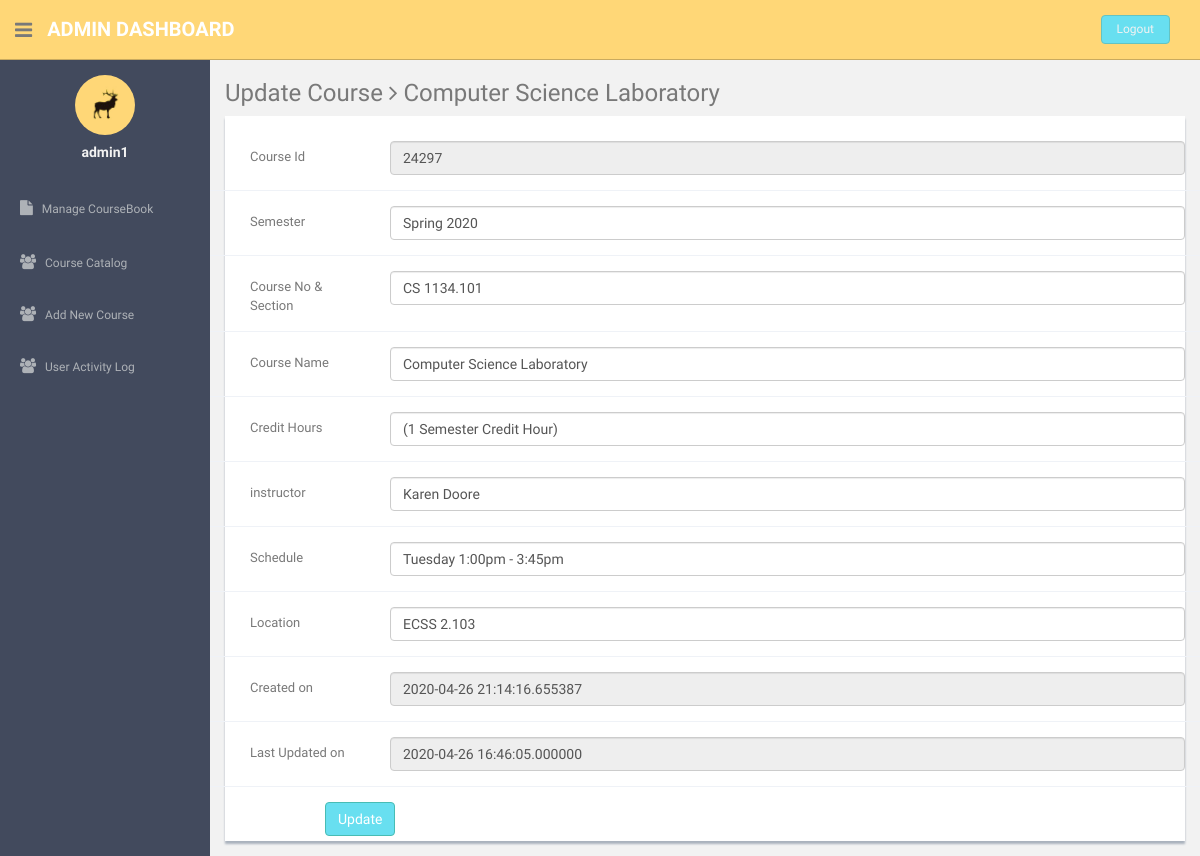
Screenshot of /admin/csc003_update_course.php?uid=1 (signed in) with the database file from the repository.
### tables this page shows
CREATE TABLE `cscourse` (
  `id` int(10) NOT NULL,
  `semester_year` varchar(100) NOT NULL,
  `course_num_section` varchar(100) NOT NULL,
  `course_id` varchar(100) NOT NULL,
  `course_title` varchar(500) NOT NULL,
  `credit_hours` varchar(100) NOT NULL,
  `instructor` varchar(100) NOT NULL,
  `day_time` varchar(100) NOT NULL,
  `place` varchar(100) NOT NULL,
  `time_created` datetime(6) NOT NULL DEFAULT current_timestamp(6),
  `time_updated` datetime(6) NOT NULL DEFAULT current_timestamp(6)
);

### admin/csc003_update_course.php (the view, shortened to what this page needs)
<?php
include'../dbconnection.php';
if (strlen($_SESSION['id']==0)) {
  header('location:../logout.php');
} else{
  ?>
  <!DOCTYPE html>
  <html lang="en">
  <head>
    <link href="css/bootstrap.css" rel="stylesheet">
    <link href="font-awesome/css/font-awesome.css" rel="stylesheet" />
    <link href="css/style.css" rel="stylesheet">
    <link href="css/style-responsive.css" rel="stylesheet">
  </head>
  <body>
    <section id="container" >
      <header class="header black-bg">
        <div class="sidebar-toggle-box">
          <div class="fa fa-bars tooltips" data-placement="right" data-original-title="Toggle Navigation"></div>
        </div>
        <a href="#" class="logo"><b>Admin Dashboard</b></a>
      <div class="top-menu">
        <ul class="nav pull-right top-menu">
          <li><a class="logout" href="../logout.php">Logout</a></li>
        </ul>
      </div>
    </header>
    <?php include("csc002_sidebar_nav.php");?>
    <?php $ret=mysqli_query($con,"select * from cscourse where id='".$_GET['uid']."'");
    while($row=mysqli_fetch_array($ret))
    {?>
      <section id="main-content">
        <section class="wrapper">
          <h3>Update Course <i class="fa fa-angle-right"></i> <?php echo $row['course_title'];?> </h3>
          <div class="row">
            <div class="col-md-12">
              <div class="content-panel">
                <form class="form-horizontal style-form" name="form1" method="post" action="" onSubmit="return valid();">
                  <div class="form-group">
                    <label class="col-sm-2 col-sm-2 control-label" style="padding-left:40px;">Course Id </label>
                    <div class="col-sm-10">
                      <input type="number" class="form-control" name="course_id" value="<?php echo $row['course_id'];?>" readonly required >
                    </div>
                  </div>
                  <div class="form-group">
                    <label class="col-sm-2 col-sm-2 control-label" style="padding-left:40px;">Semester </label>
                    <div class="col-sm-10">
                      <input type="text" class="form-control" name="semester_year" value="<?php echo $row['semester_year'];?>" required>
                    </div>
                  </div>
                  <div class="form-group">
                    <label class="col-sm-2 col-sm-2 control-label" style="padding-left:40px;">Course No & Section</label>
                    <div class="col-sm-10">
                      <input type="text" class="form-control" name="course_num_section" value="<?php echo $row['course_num_section'];?>" required>
                    </div>
                  </div>
                  <div class="form-group">
                    <label class="col-sm-2 col-sm-2 control-label" style="padding-left:40px;">Course Name</label>
                    <div class="col-sm-10">
                      <input type="text" class="form-control" name="course_title" value="<?php echo $row['course_title'];?>" required>
                    </div>
                  </div>
                  <div class="form-group">
                    <label class="col-sm-2 col-sm-2 control-label" style="padding-left:40px;">Credit Hours </label>
                    <div class="col-sm-10">
                      <input type="text" class="form-control" name="credit_hours" value="<?php echo $row['credit_hours'];?>" required>
                    </div>
                  </div>
                  <div class="form-group">
                    <label class="col-sm-2 col-sm-2 control-label" style="padding-left:40px;">instructor</label>
                    <div class="col-sm-10">
                      <input type="text" class="form-control" name="instructor" value="<?php echo $row['instructor'];?>"  required>
                    </div>
                  </div>
                  <div class="form-group">
                    <label class="col-sm-2 col-sm-2 control-label" style="padding-left:40px;">Schedule</label>
                    <div class="col-sm-10">
                      <input type="text" class="form-control" name="day_time" value="<?php echo $row['day_time'];?>"  required>
                    </div>
                  </div>
                  <div class="form-group">
                    <label class="col-sm-2 col-sm-2 control-label" style="padding-left:40px;">Location</label>
                    <div class="col-sm-10">
                      <input type="text" class="form-control" name="place" value="<?php echo $row['place'];?>" required >
                    </div>
                  </div>
                  <div class="form-group">
                    <label class="col-sm-2 col-sm-2 control-label" style="padding-left:40px;">Created on</label>
                    <div class="col-sm-10">
                      <input type="text" class="form-control" name="time_created" value="<?php echo $row['time_created'];?>" readonly required >
                    </div>
                  </div>
                  <div class="form-group">
                    <label class="col-sm-2 col-sm-2 control-label" style="padding-left:40px;">Last Updated on</label>
                    <div class="col-sm-10">
                      <input type="text" class="form-control" name="time_updated" value="<?php echo $row['time_updated'];?>" readonly required >
                    </div>
                  </div>
                  <div style="margin-left:100px;">
                    <input type="submit" name="Submit" value="Update" class="btn btn-theme"></div>
                  </form>
                </div>
              </div>
            </div>
          </section>
        <?php } ?>
      </section></section>
    </body>
    </html>
  <?php } ?>

### admin/css/style.css (style rules this page uses)
body { color: #797979; background: #f2f2f2; font-family: 'Ruda', sans-serif; padding: 0px !important; margin: 0px !important; font-size:13px; }
ul li { list-style: none; }
a, a:hover, a:focus { text-decoration: none; outline: none; }
#container { width: 100%; height: 100%; }
.btn-theme { color: #fff; background-color: #68dff0; border-color: #48bcb4; }
ul.top-menu > li > .logout { color: #f2f2f2; font-size: 12px; border-radius: 4px; -webkit-border-radius: 4px; border: 1px solid #64c3c2 !important; padding: 5px 15px; margin-right: 15px; background: #68dff0; margin-top: 15px; }
#main-content { margin-left: 210px; }
.header, .footer { min-height: 60px; padding: 0 15px; }
.header { position: fixed; left: 0; right: 0; z-index: 1002; }
.black-bg { background: #ffd777; border-bottom: 1px solid #c9aa5f; }
.wrapper { display: inline-block; margin-top: 60px; padding-left: 15px; padding-right: 15px; padding-bottom: 15px; padding-top: 0px; width: 100%; }
a.logo { font-size: 20px; color: #ffffff; float: left; margin-top: 15px; text-transform: uppercase; }
a.logo b { font-weight: 900; }
#top_menu .nav > li, ul.top-menu > li { float: left; }
ul.top-menu > li > a { color: #666666; font-size: 16px; border-radius: 4px; -webkit-border-radius: 4px; border:1px solid #666666 !important; padding: 2px 6px; margin-right: 15px; }
.sidebar-toggle-box { float: left; padding-right: 15px; margin-top: 20px; }
.sidebar-toggle-box .fa-bars { cursor: pointer; display: inline-block; font-size: 20px; }
.content-panel { background: #ffffff; box-shadow: 0px 3px 2px #aab2bd; padding-top: 15px; padding-bottom: 5px; }
label { font-weight: 400; }
.form-horizontal.style-form .form-group { border-bottom: 1px solid #eff2f7; padding-bottom: 15px; margin-bottom: 15px; }
@media (min-width: 768px) { .form-horizontal .control-label { text-align: left; } }

### rows the page displays
cscourse: course_title "Computer Science Laboratory", course_id "24297", semester_year "Spring 2020", course_num_section "CS 1134.101", credit_hours "(1 Semester Credit Hour)", instructor "Karen Doore", day_time "Tuesday 1:00pm - 3:45pm", place "ECSS 2.103", time_created "2020-04-26 21:14:16.655387", time_updated "2020-04-26 16:46:05.000000"

### other values shown
$_SESSION['login'] "admin1"
